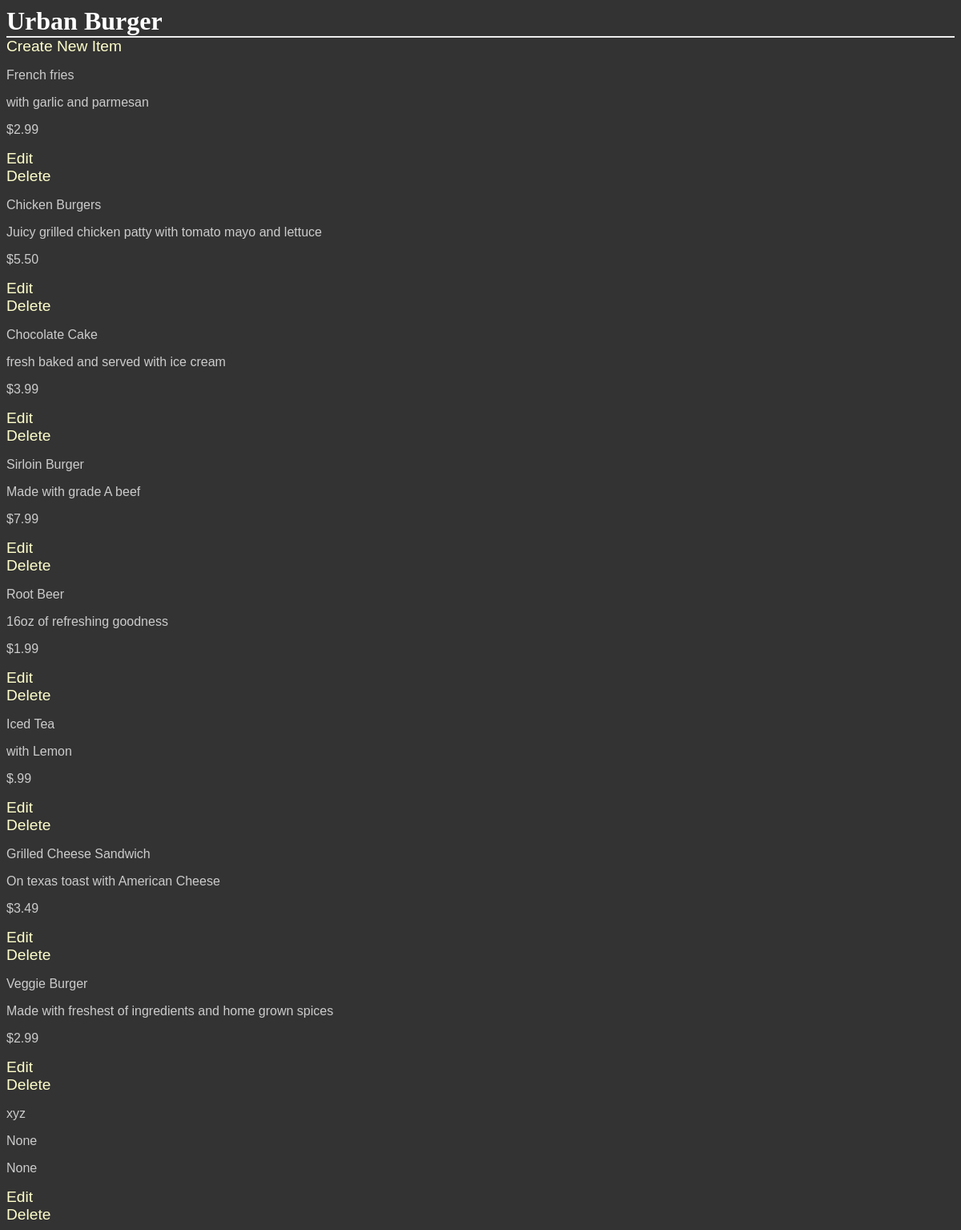
The app's page /restaurants/2/ with its own data.
### db_config.py (models this page shows, shortened)
class Restaurant (Base):
    __tablename__ = 'restaurant'
    name = Column(String(80), nullable = False)
    id = Column(Integer, primary_key = True)

class MenuItem (Base):
    __tablename__ = 'menu_item'
    name = Column(String(80), nullable = False)
    id = Column(Integer, primary_key = True)
    course = Column(String(250))
    description = Column(String(250))
    price  = Column(String(8))
    restaurant_id = Column(Integer, ForeignKey('restaurant.id'))
    restaurant = relationship(Restaurant)

### project.py (the view)
@app.route('/')
@app.route('/restaurants/<int:restaurant_id>/')
def restaurantMenu(restaurant_id):
    restaurant = session.query(Restaurant).filter_by(id = restaurant_id).one()
    items = session.query(MenuItem).filter_by(restaurant_id = restaurant.id)
    return render_template('menu.html', restaurant = restaurant, items = items)

### templates/menu.html (shortened to what this page needs)
<html>
<head>
	<link rel = stylesheet type = text/css href = "{{ url_for( 'static', filename = 'styles.css')}}">
</head>
<body>
<h1>{{restaurant.name}}</h1>
<a href = '{{url_for('newMenuItem', restaurant_id = restaurant.id) }}'>
Create New Item</a>
{% for i in items %}
<div>
<p>{{i.name}}</p>
<p>{{i.description}}</p>
<p> {{i.price}} </p>
<a href='{{url_for('editMenuItem', restaurant_id = restaurant.id, menu_id = i.id)}}'>Edit</a>
<br>
<a href='{{url_for('deleteMenuItem', restaurant_id = restaurant.id, menu_id = i.id)}}'>Delete</a>
<br>
</div>
{% endfor %}
</body>
</html>

### static/styles.css (style rules this page uses)
body { font-family: sans-serif; background-color: #333333 }
h1, h2, h3, h4 { color: #ffffff; }
h1, h2 { font-family: 'georgia', serif; margin: 0; }
h1 { border-bottom: 2px solid #eee; }
p, dd, dt { color: #cccccc; }
a { text-decoration: none; color: #ffffcc; font-size: 1.2em; }

### records on screen
Restaurant: name "Urban Burger"
MenuItem: name "French fries", description "with garlic and parmesan", price "$2.99"
MenuItem: name "Chicken Burgers", description "Juicy grilled chicken patty with tomato mayo and lettuce", price "$5.50"
MenuItem: name "Chocolate Cake", description "fresh baked and served with ice cream", price "$3.99"
MenuItem: name "Sirloin Burger", description "Made with grade A beef", price "$7.99"
MenuItem: name "Root Beer", description "16oz of refreshing goodness", price "$1.99"
MenuItem: name "Iced Tea", description "with Lemon", price "$.99"
MenuItem: name "Grilled Cheese Sandwich", description "On texas toast with American Cheese", price "$3.49"
MenuItem: name "Veggie Burger", description "Made with freshest of ingredients and home grown spices", price "$2.99"
MenuItem: name "xyz", description "None", price "None"
